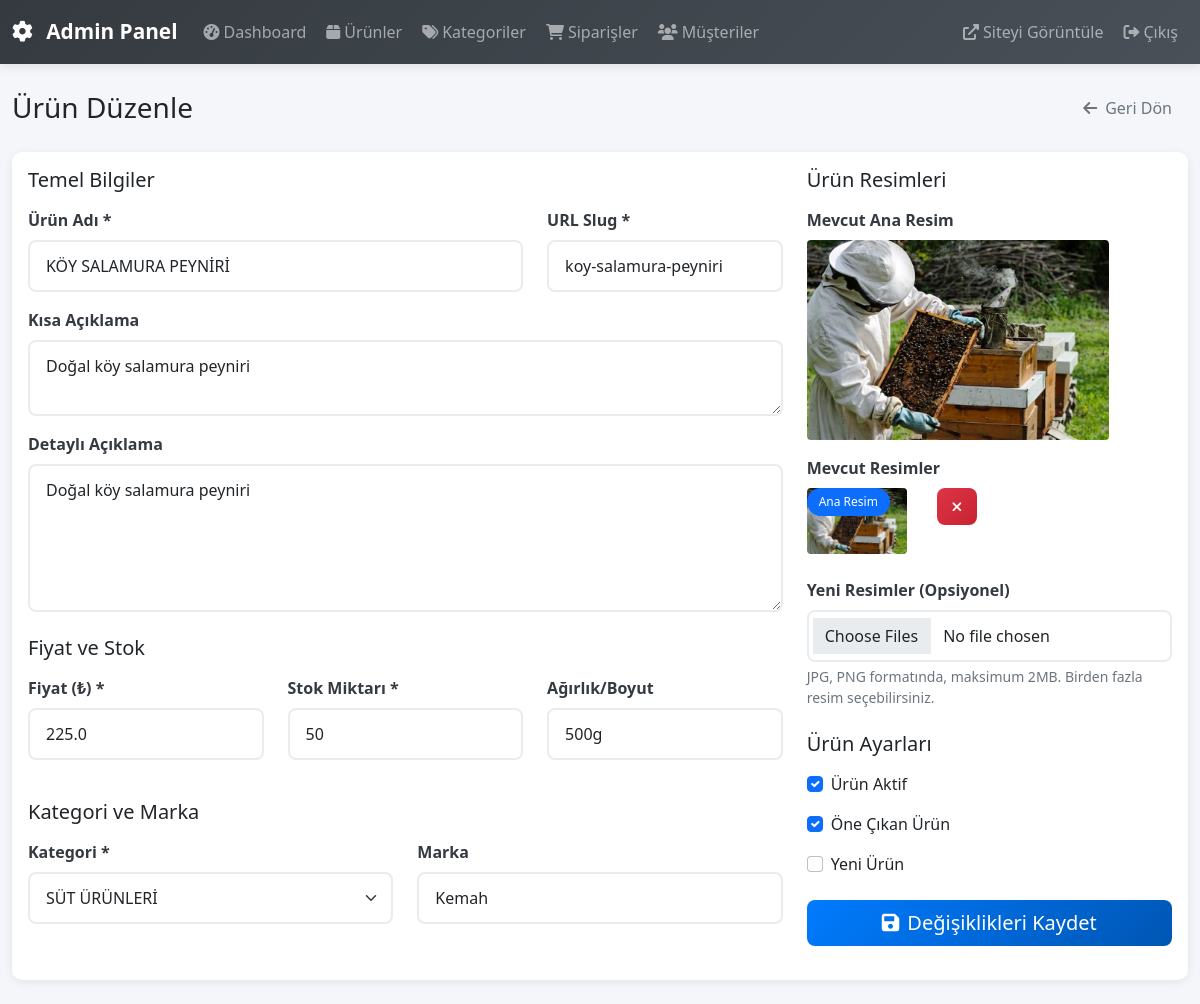
The page /admin/urunler/duzenle/1 (signed in) on the database its author committed.
### tables this page shows
CREATE TABLE products (
            id INTEGER PRIMARY KEY AUTOINCREMENT,
            name TEXT NOT NULL,
            slug TEXT NOT NULL,
            description TEXT,
            short_description TEXT,
            price REAL NOT NULL,
            stock_quantity INTEGER DEFAULT 0,
            image TEXT,
            weight TEXT,
            brand TEXT,
            is_active BOOLEAN DEFAULT 1,
            is_featured BOOLEAN DEFAULT 0,
            is_new BOOLEAN DEFAULT 0,
            category_id INTEGER NOT NULL,
            created_at TIMESTAMP DEFAULT CURRENT_TIMESTAMP,
            updated_at TIMESTAMP DEFAULT CURRENT_TIMESTAMP
        );

CREATE TABLE categories (
            id INTEGER PRIMARY KEY AUTOINCREMENT,
            name TEXT NOT NULL,
            slug TEXT UNIQUE NOT NULL,
            description TEXT,
            parent_id INTEGER,
            image TEXT,
            is_active BOOLEAN DEFAULT 1,
            created_at TIMESTAMP DEFAULT CURRENT_TIMESTAMP
        );

CREATE TABLE product_images (
            id INTEGER PRIMARY KEY AUTOINCREMENT,
            product_id INTEGER NOT NULL,
            image_filename TEXT NOT NULL,
            is_primary BOOLEAN DEFAULT 0,
            display_order INTEGER DEFAULT 0,
            created_at TIMESTAMP DEFAULT CURRENT_TIMESTAMP,
            FOREIGN KEY (product_id) REFERENCES products (id) ON DELETE CASCADE
        );

### app.py (the view, shortened to what this page needs)
@app.route('/admin/urunler/duzenle/<int:product_id>', methods=['GET', 'POST'])
@login_required
def admin_edit_product(product_id):
    if not current_user.is_admin:
        flash('Bu sayfaya erişim yetkiniz yok!', 'error')
        return redirect(url_for('index'))
    conn = get_db_connection()
    product = conn.execute('SELECT * FROM products WHERE id = ?', (product_id,)).fetchone()
    if not product:
        flash('Ürün bulunamadı!', 'error')
        conn.close()
        return redirect(url_for('admin_products'))
    categories = conn.execute('SELECT * FROM categories WHERE is_active = 1').fetchall()
    product_images = conn.execute('''
        SELECT * FROM product_images
        WHERE product_id = ?
        ORDER BY is_primary DESC, display_order ASC
    ''', (product_id,)).fetchall()
    conn.close()
    return render_template('admin/edit_product.html', product=product, categories=categories, product_images=product_images)

### app.py (called while the page is built, shortened)
@app.after_request
def after_request(response):
    response.headers['Access-Control-Allow-Origin'] = '*'
    response.headers['Access-Control-Allow-Methods'] = 'GET, POST, PUT, DELETE, OPTIONS'
    response.headers['Access-Control-Allow-Headers'] = 'Content-Type, Authorization'
    response.headers['X-Content-Type-Options'] = 'nosniff'
    response.headers['X-Frame-Options'] = 'DENY'
    response.headers['X-XSS-Protection'] = '1; mode=block'
    response.headers['Referrer-Policy'] = 'strict-origin-when-cross-origin'
    return response

def get_db_connection():
    db_path = os.path.join(os.path.dirname(os.path.abspath(__file__)), 'kemah.db')
    conn = sqlite3.connect(db_path)
    conn.row_factory = sqlite3.Row
    conn.execute('PRAGMA foreign_keys=ON')
    conn.execute('PRAGMA journal_mode=WAL')
    return conn

@login_manager.user_loader
def load_user(user_id):
    conn = get_db_connection()
    user_data = conn.execute('SELECT * FROM users WHERE id = ?', (user_id,)).fetchone()
    conn.close()
    if user_data:
        return User(
            id=user_data['id'],
            username=user_data['username'],
            email=user_data['email'],
            password=user_data['password'],
            first_name=user_data['first_name'],
            last_name=user_data['last_name'],
            phone=user_data['phone'],
            address=user_data['address'],
            is_admin=bool(user_data['is_admin'])
        )
    return None

@app.context_processor
def inject_user():
    return dict(current_user=current_user)

def get_site_settings():
    try:
        conn = get_db_connection()
        settings = conn.execute('SELECT * FROM site_settings').fetchall()
        conn.close()
        site_settings = {setting['setting_key']: setting['setting_value'] for setting in settings}
        return site_settings
    except:
        return {}

@app.context_processor
def inject_site_settings():
    return dict(site_settings=get_site_settings())

### templates/admin/edit_product.html (shortened to what this page needs)
{% extends "admin/base.html" %}
{% block content %}
<div class="row">
    <div class="col-12">
        <div class="d-flex justify-content-between align-items-center mb-4">
            <h1 class="h3 mb-0">Ürün Düzenle</h1>
            <a href="{{ url_for('admin_products') }}" class="btn btn-outline-secondary">
                <i class="fas fa-arrow-left me-2"></i>Geri Dön
            </a>
        </div>
    </div>
</div>
<div class="row">
    <div class="col-12">
        <div class="card">
            <div class="card-body">
                <form method="POST" enctype="multipart/form-data" id="productForm">
                    <div class="row">
                        <div class="col-md-8">
                            <div class="mb-4">
                                <h5 class="mb-3">Temel Bilgiler</h5>
                                <div class="row">
                                    <div class="col-md-8">
                                        <div class="mb-3">
                                            <label for="name" class="form-label">Ürün Adı *</label>
                                            <input type="text" class="form-control" id="name" name="name" value="{{ product.name }}" required>
                                        </div>
                                    </div>
                                    <div class="col-md-4">
                                        <div class="mb-3">
                                            <label for="slug" class="form-label">URL Slug *</label>
                                            <input type="text" class="form-control" id="slug" name="slug" value="{{ product.slug }}" required>
                                        </div>
                                    </div>
                                </div>
                                <div class="mb-3">
                                    <label for="short_description" class="form-label">Kısa Açıklama</label>
                                    <textarea class="form-control" id="short_description" name="short_description" rows="2">{{ product.short_description or '' }}</textarea>
                                </div>
                                <div class="mb-3">
                                    <label for="description" class="form-label">Detaylı Açıklama</label>
                                    <textarea class="form-control" id="description" name="description" rows="5">{{ product.description or '' }}</textarea>
                                </div>
                            </div>
                            <div class="mb-4">
                                <h5 class="mb-3">Fiyat ve Stok</h5>
                                <div class="row">
                                    <div class="col-md-4">
                                        <div class="mb-3">
                                            <label for="price" class="form-label">Fiyat (₺) *</label>
                                            <input type="number" class="form-control" id="price" name="price" step="0.01" min="0" value="{{ product.price }}" required>
                                        </div>
                                    </div>
                                    <div class="col-md-4">
                                        <div class="mb-3">
                                            <label for="stock_quantity" class="form-label">Stok Miktarı *</label>
                                            <input type="number" class="form-control" id="stock_quantity" name="stock_quantity" min="0" value="{{ product.stock_quantity }}" required>
                                        </div>
                                    </div>
                                    <div class="col-md-4">
                                        <div class="mb-3">
                                            <label for="weight" class="form-label">Ağırlık/Boyut</label>
                                            <input type="text" class="form-control" id="weight" name="weight" value="{{ product.weight or '' }}" placeholder="500g, 1kg, vb.">
                                        </div>
                                    </div>
                                </div>
                            </div>
                            <div class="mb-4">
                                <h5 class="mb-3">Kategori ve Marka</h5>
                                <div class="row">
                                    <div class="col-md-6">
                                        <div class="mb-3">
                                            <label for="category_id" class="form-label">Kategori *</label>
                                            <select class="form-select" id="category_id" name="category_id" required>
                                                {% for category in categories %}
                                                    <option value="{{ category.id }}" {% if category.id == product.category_id %}selected{% endif %}>{{ category.name }}</option>
                                                {% endfor %}
                                            </select>
                                        </div>
                                    </div>
                                    <div class="col-md-6">
                                        <div class="mb-3">
                                            <label for="brand" class="form-label">Marka</label>
                                            <input type="text" class="form-control" id="brand" name="brand" value="{{ product.brand or '' }}">
                                        </div>
                                    </div>
                                </div>
                            </div>
                        </div>
                        <div class="col-md-4">
                            <div class="mb-4">
                                <h5 class="mb-3">Ürün Resimleri</h5>
                                {% if product.image %}
                                    <div class="mb-3">
                                        <label class="form-label">Mevcut Ana Resim</label>
                                        <div class="current-image">
                                            <img src="{{ url_for('static', filename='uploads/' + product.image) }}"
                                                 alt="{{ product.name }}" class="img-fluid rounded" style="max-height: 200px;">
                                        </div>
                                    </div>
                                {% endif %}
                                {% if product_images %}
                                    <div class="mb-3">
                                        <label class="form-label">Mevcut Resimler</label>
                                        <div class="row">
                                            {% for img in product_images %}
                                                <div class="col-6 mb-2">
                                                    <div class="position-relative">
                                                        <img src="{{ url_for('static', filename='uploads/' + img.image_filename) }}"
                                                             class="img-fluid rounded"
                                                             style="max-height: 100px; max-width: 100px; object-fit: cover;"
                                                             alt="Ürün Resmi">
                                                        {% if img.is_primary %}
                                                            <span class="badge bg-primary position-absolute top-0 start-0">Ana Resim</span>
                                                        {% endif %}
                                                        <button type="button" class="btn btn-sm btn-danger position-absolute top-0 end-0"
                                                                data-image-id="{{ img.id }}"
                                                                onclick="deleteImage(this.dataset.imageId)"
                                                                title="Resmi Sil">
                                                            <i class="fas fa-times"></i>
                                                        </button>
                                                    </div>
                                                </div>
                                            {% endfor %}
                                        </div>
                                    </div>
                                {% endif %}
                                <div class="mb-3">
                                    <label for="images" class="form-label">Yeni Resimler (Opsiyonel)</label>
                                    <input type="file" class="form-control" id="images" name="images" accept="image/*" multiple>
                                    <div class="form-text">JPG, PNG formatında, maksimum 2MB. Birden fazla resim seçebilirsiniz.</div>
                                </div>
                            </div>
                            <div class="mb-4">
                                <h5 class="mb-3">Ürün Ayarları</h5>
                                <div class="form-check mb-3">
                                    <input class="form-check-input" type="checkbox" id="is_active" name="is_active" {% if product.is_active %}checked{% endif %}>
                                    <label class="form-check-label" for="is_active">
                                        Ürün Aktif
                                    </label>
                                </div>
                                <div class="form-check mb-3">
                                    <input class="form-check-input" type="checkbox" id="is_featured" name="is_featured" {% if product.is_featured %}checked{% endif %}>
                                    <label class="form-check-label" for="is_featured">
                                        Öne Çıkan Ürün
                                    </label>
                                </div>
                                <div class="form-check mb-3">
                                    <input class="form-check-input" type="checkbox" id="is_new" name="is_new" {% if product.is_new %}checked{% endif %}>
                                    <label class="form-check-label" for="is_new">
                                        Yeni Ürün
                                    </label>
                                </div>
                            </div>
                            <div class="d-grid">
                                <button type="submit" class="btn btn-primary btn-lg">
                                    <i class="fas fa-save me-2"></i>Değişiklikleri Kaydet
                                </button>
                            </div>
                        </div>
                    </div>
                </form>
            </div>
        </div>
    </div>
</div>
{% endblock %}

### static/css/admin.css (style rules this page uses)
:root { --admin-primary: #007bff; --admin-secondary: #6c757d; --admin-success: #28a745; --admin-danger: #dc3545; --admin-warning: #ffc107; --admin-info: #17a2b8; --admin-light: #f8f9fa; --admin-dark: #343a40; --admin-sidebar-width: 250px; }
body { background-color: #f4f6f9; font-family: 'Segoe UI', Tahoma, Geneva, Verdana, sans-serif; }
.card { border: none; border-radius: 10px; box-shadow: 0 2px 10px rgba(0,0,0,0.08); transition: box-shadow 0.3s ease; }
.btn { border-radius: 8px; font-weight: 500; transition: all 0.3s ease; border: none; padding: 0.5rem 1rem; }
.btn-primary { background: linear-gradient(135deg, var(--admin-primary), #0056b3); }
.btn-danger { background: linear-gradient(135deg, var(--admin-danger), #c82333); }
.form-control, .form-select { border: 2px solid #e9ecef; border-radius: 8px; padding: 0.75rem 1rem; transition: border-color 0.3s ease, box-shadow 0.3s ease; }
.form-label { font-weight: 600; color: var(--admin-dark); margin-bottom: 0.5rem; }
.badge { font-size: 0.75rem; padding: 0.5rem 0.75rem; border-radius: 20px; font-weight: 500; }

### rows shown on the page
products: name "KÖY SALAMURA PEYNİRİ", slug "koy-salamura-peyniri", short_description "Doğal köy salamura peyniri", description "Doğal köy salamura peyniri", price "225.0", stock_quantity "50", weight "500g", category_id "SÜT ÜRÜNLERİ", brand "Kemah", image (picture), is_active "☑", is_featured "☑"
product_images: image_filename (picture), is_primary "Ana Resim"
